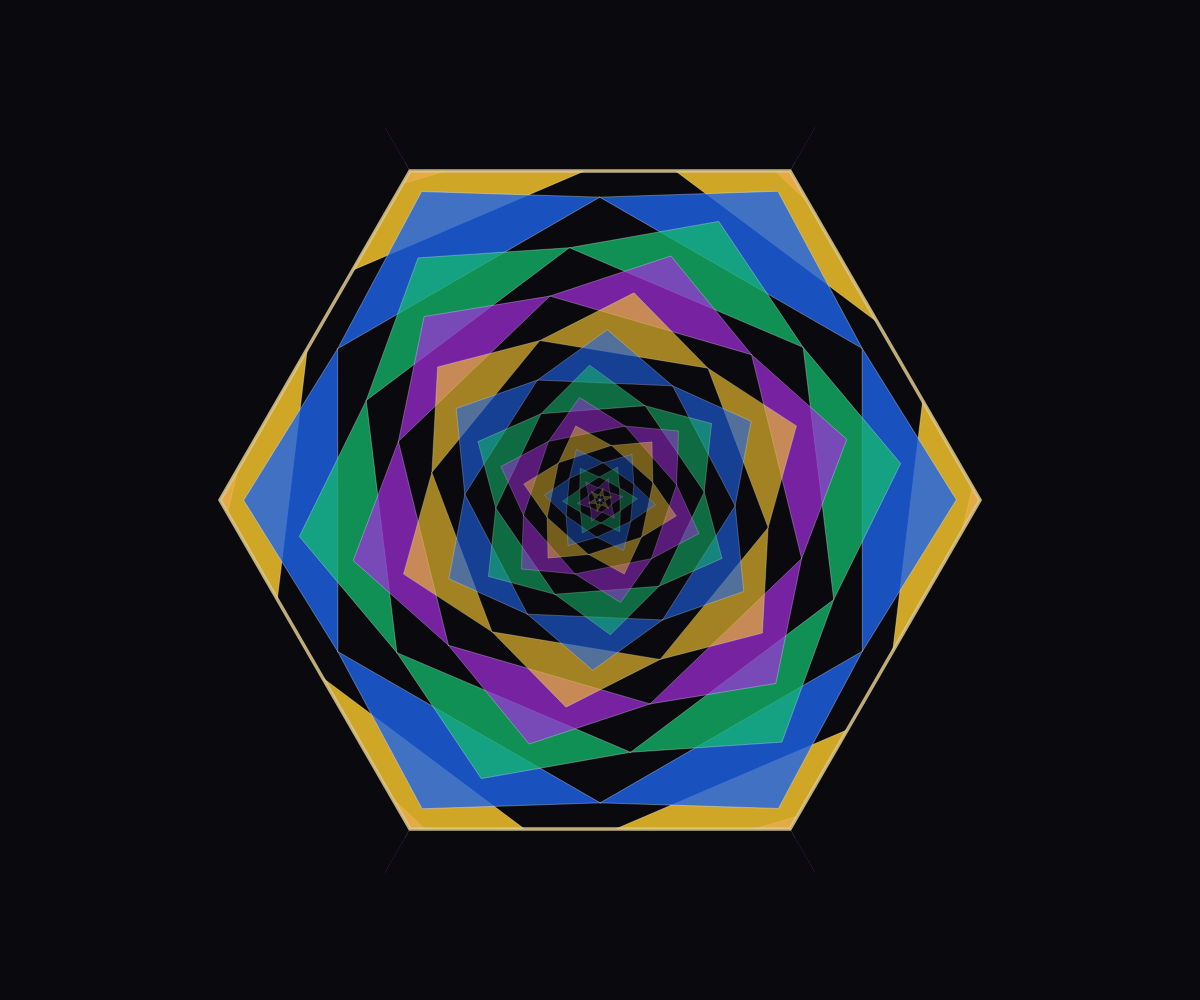
Frame 1 (no input)
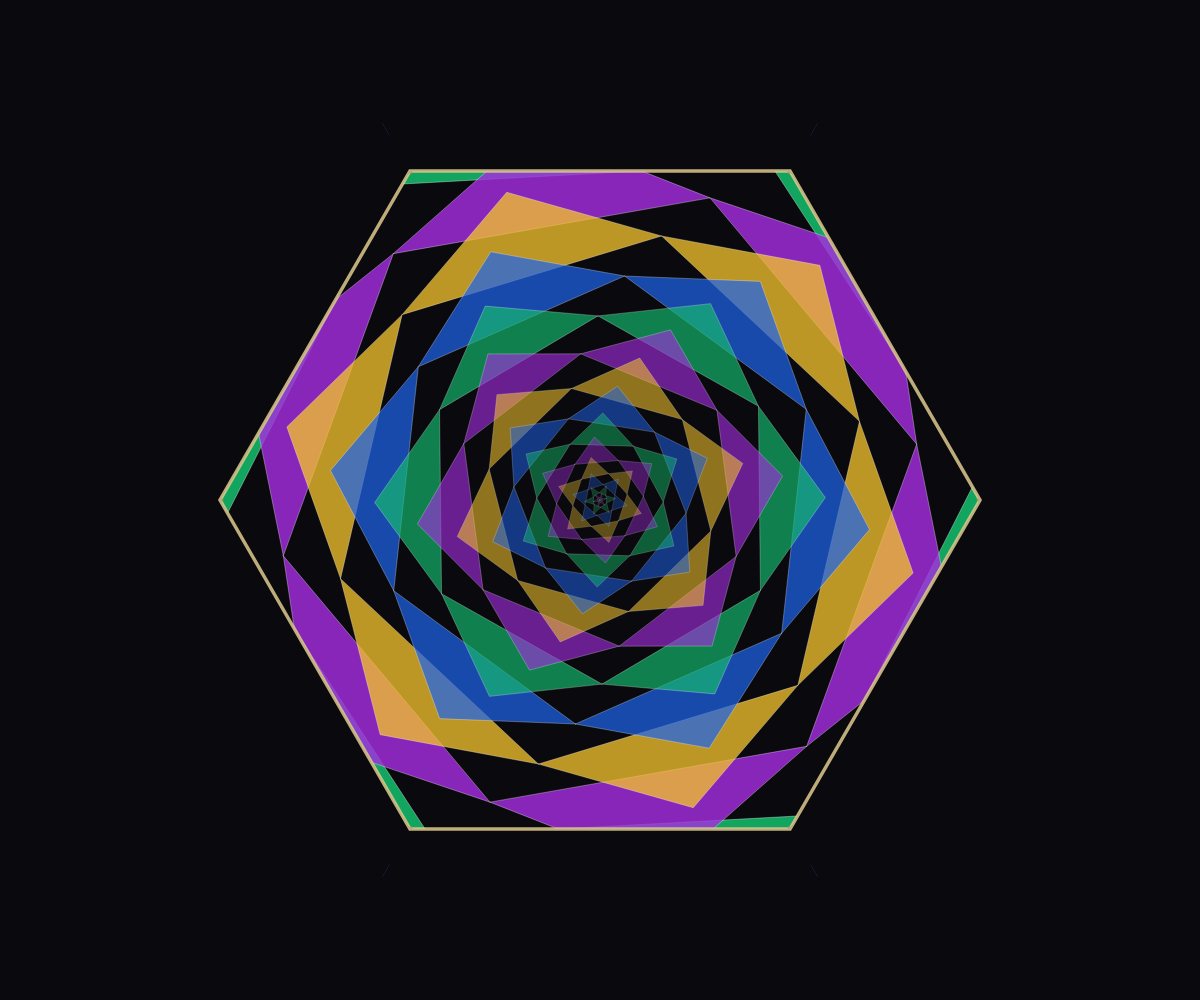
Frame 60 (no input)
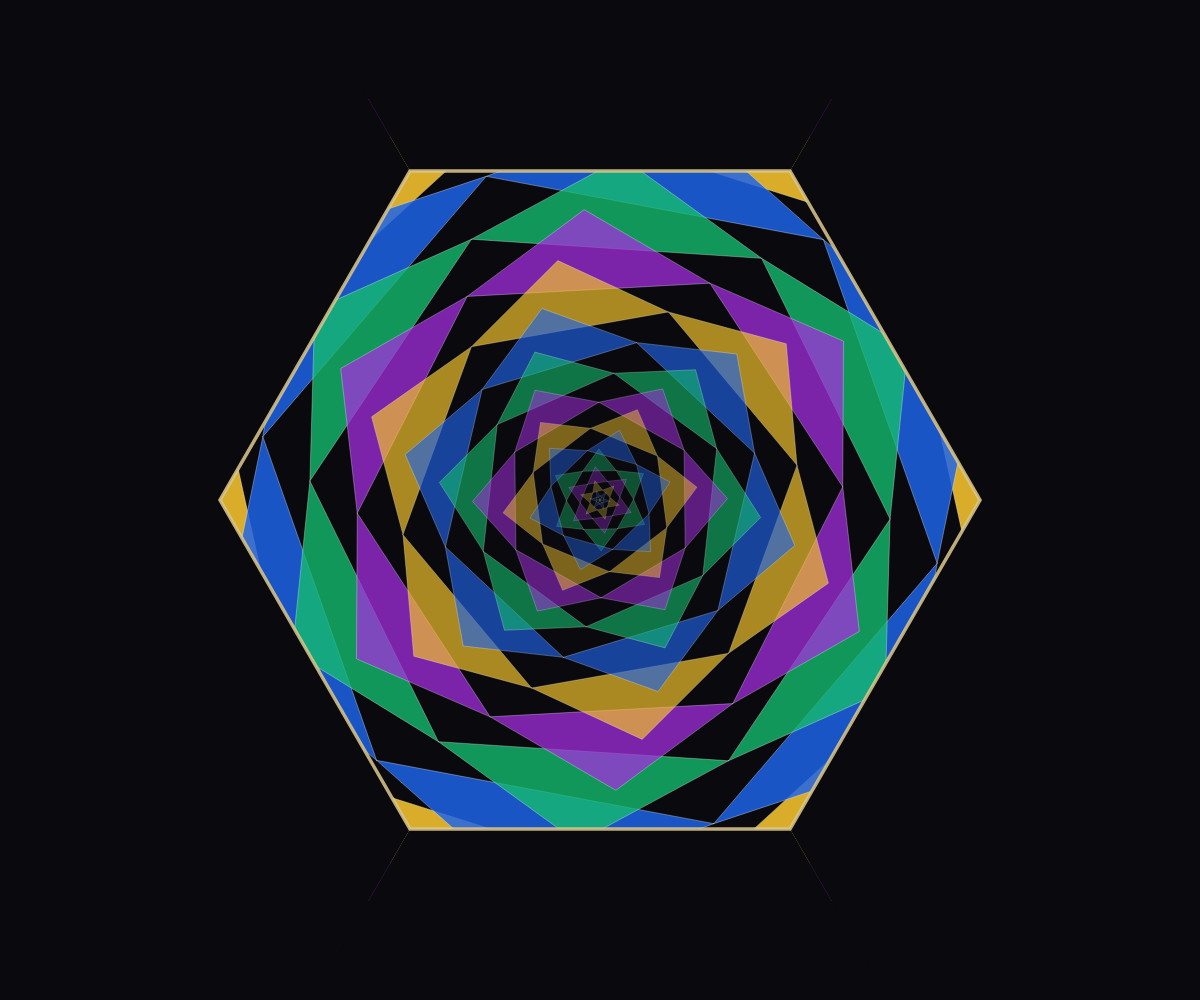
Frame 120 (the mouse pressed at the canvas centre since frame 60)

The p5.js sketch that drew these frames (run headless with seeded random() and noise() and a simulated clock; from frame 60 on, the mouse is pressed at the canvas centre):

// p5.js sketch
// ── sketch.js
const SHARD_COLORS = [
  [20, 190, 110],  // Emerald
  [30, 100, 235],  // Sapphire
  [245, 195, 45],  // Gold
  [165, 45, 225],  // Violet
];

function setup() {
  createCanvas(windowWidth, windowHeight);
}

function draw() {
  background(10, 10, 14);

  let cx = width * 0.5;
  let cy = height * 0.5;
  let hexR = min(width, height) * 0.38;
  let t = frameCount * 0.02;

  push();
  translate(cx, cy);

  // 1. Draw forward-motion kaleidoscope facets
  let numSectors = 6;
  let sectorAngle = TWO_PI / numSectors;
  let layers = 16;

  for (let l = layers; l >= 1; l--) {
    let progress = ((l + (t * 2)) % layers) / layers;
    // Non-linear forward acceleration towards viewer
    let r1 = pow(progress, 2.2) * (hexR * 1.25);
    let r2 = pow(min(1.0, progress + 1.0 / layers), 2.2) * (hexR * 1.25);
    let rot = t * 0.5 + l * 0.12;

    let col = SHARD_COLORS[l % SHARD_COLORS.length];
    let alpha = map(progress, 0, 1, 40, 240);

    for (let s = 0; s < numSectors; s++) {
      let aBase = s * sectorAngle + rot;
      
      fill(col[0], col[1], col[2], alpha);
      stroke(255, 255, 255, alpha * 0.4);
      strokeWeight(1);

      beginShape();
      vertex(cos(aBase) * r1, sin(aBase) * r1);
      vertex(cos(aBase + sectorAngle * 0.5) * r2, sin(aBase + sectorAngle * 0.5) * r2);
      vertex(cos(aBase + sectorAngle) * r1, sin(aBase + sectorAngle) * r1);
      endShape(CLOSE);
    }
  }
  pop();

  // 2. Matte mask: cover everything outside the central hexagon
  let outerR = max(width, height) * 1.5;
  fill(10, 10, 14);
  noStroke();

  for (let i = 0; i < 6; i++) {
    let a1 = i * (PI / 3);
    let a2 = (i + 1) * (PI / 3);
    let x1 = cx + cos(a1) * hexR;
    let y1 = cy + sin(a1) * hexR;
    let x2 = cx + cos(a2) * hexR;
    let y2 = cy + sin(a2) * hexR;
    let farX1 = cx + cos(a1) * outerR;
    let farY1 = cy + sin(a1) * outerR;
    let farX2 = cx + cos(a2) * outerR;
    let farY2 = cy + sin(a2) * outerR;

    beginShape();
    vertex(x1, y1);
    vertex(x2, y2);
    vertex(farX2, farY2);
    vertex(farX1, farY1);
    endShape(CLOSE);
  }

  // 3. Hexagonal aperture border rim
  noFill();
  stroke(220, 200, 140, 220);
  strokeWeight(3.5);
  beginShape();
  for (let i = 0; i < 6; i++) {
    let a = i * (PI / 3);
    vertex(cx + cos(a) * hexR, cy + sin(a) * hexR);
  }
  endShape(CLOSE);
}

function windowResized() {
  resizeCanvas(windowWidth, windowHeight);
}
